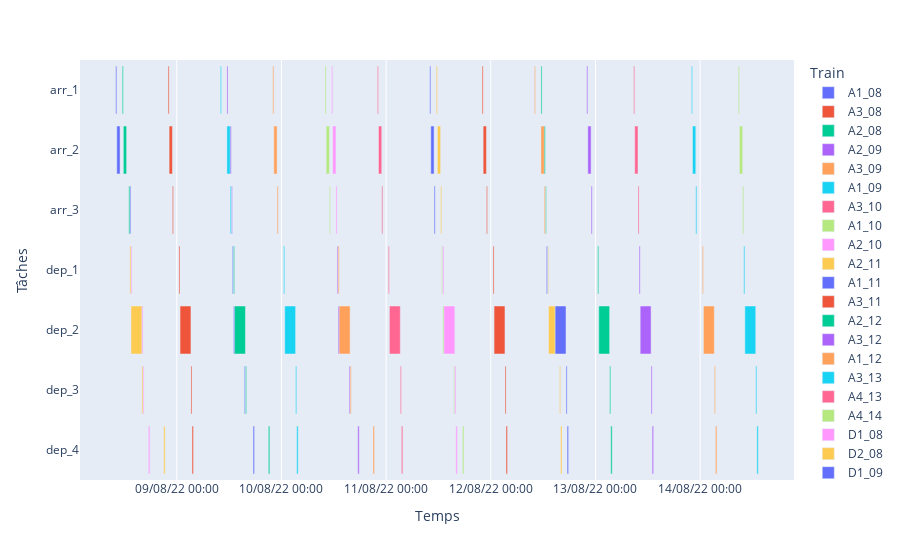

This figure's notebook cell:
### Code cell
visualisation_gantt(t_arr,t_dep,monday).show()

### Figure 1 — Plotly figure (JSON) as saved in the notebook; plotly's stock layout.template omitted (floating-point values rounded to 4 significant figures)
{"data": [{"base": ["2022-08-08T10:00:00.000000000", "2022-08-08T10:15:00.000000000", "2022-08-08T13:15:00.000000000"], "hovertemplate": "Train=A1_08<br>Start=%{base}<br>Finish=%{x}<br>Tâches=%{y}<extra></extra>", "legendgroup": "A1_08", "marker": {"color": "#636efa", "pattern": {"shape": ""}}, "name": "A1_08", "orientation": "h", "showlegend": true, "textposition": "auto", "type": "bar", "x": [900000, 2700000, 900000], "xaxis": "x", "y": ["arr_1", "arr_2", "arr_3"], "yaxis": "y"}, {"base": ["2022-08-08T22:00:00.000000000", "2022-08-08T22:15:00.000000000", "2022-08-08T23:00:00.000000000"], "hovertemplate": "Train=A3_08<br>Start=%{base}<br>Finish=%{x}<br>Tâches=%{y}<extra></extra>", "legendgroup": "A3_08", "marker": {"color": "#EF553B", "pattern": {"shape": ""}}, "name": "A3_08", "orientation": "h", "showlegend": true, "textposition": "auto", "type": "bar", "x": [900000, 2700000, 900000], "xaxis": "x", "y": ["arr_1", "arr_2", "arr_3"], "yaxis": "y"}, {"base": ["2022-08-08T11:30:00.000000000", "2022-08-08T11:45:00.000000000", "2022-08-08T13:00:00.000000000"], "hovertemplate": "Train=A2_08<br>Start=%{base}<br>Finish=%{x}<br>Tâches=%{y}<extra></extra>", "legendgroup": "A2_08", "marker": {"color": "#00cc96", "pattern": {"shape": ""}}, "name": "A2_08", "orientation": "h", "showlegend": true, "textposition": "auto", "type": "bar", "x": [900000, 2700000, 900000], "xaxis": "x", "y": ["arr_1", "arr_2", "arr_3"], "yaxis": "y"}, {"base": ["2022-08-09T11:30:00.000000000", "2022-08-09T11:45:00.000000000", "2022-08-09T12:30:00.000000000"], "hovertemplate": "Train=A2_09<br>Start=%{base}<br>Finish=%{x}<br>Tâches=%{y}<extra></extra>", "legendgroup": "A2_09", "marker": {"color": "#ab63fa", "pattern": {"shape": ""}}, "name": "A2_09", "orientation": "h", "showlegend": true, "textposition": "auto", "type": "bar", "x": [900000, 2700000, 900000], "xaxis": "x", "y": ["arr_1", "arr_2", "arr_3"], "yaxis": "y"}, {"base": ["2022-08-09T22:00:00.000000000", "2022-08-09T22:15:00.000000000", "2022-08-09T23:00:00.000000000"], "hovertemplate": "Train=A3_09<br>Start=%{base}<br>Finish=%{x}<br>Tâches=%{y}<extra></extra>", "legendgroup": "A3_09", "marker": {"color": "#FFA15A", "pattern": {"shape": ""}}, "name": "A3_09", "orientation": "h", "showlegend": true, "textposition": "auto", "type": "bar", "x": [900000, 2700000, 900000], "xaxis": "x", "y": ["arr_1", "arr_2", "arr_3"], "yaxis": "y"}, {"base": ["2022-08-09T10:00:00.000000000", "2022-08-09T11:30:00.000000000", "2022-08-09T12:15:00.000000000"], "hovertemplate": "Train=A1_09<br>Start=%{base}<br>Finish=%{x}<br>Tâches=%{y}<extra></extra>", "legendgroup": "A1_09", "marker": {"color": "#19d3f3", "pattern": {"shape": ""}}, "name": "A1_09", "orientation": "h", "showlegend": true, "textposition": "auto", "type": "bar", "x": [900000, 2700000, 900000], "xaxis": "x", "y": ["arr_1", "arr_2", "arr_3"], "yaxis": "y"}, {"base": ["2022-08-10T22:00:00.000000000", "2022-08-10T22:15:00.000000000", "2022-08-10T23:00:00.000000000"], "hovertemplate": "Train=A3_10<br>Start=%{base}<br>Finish=%{x}<br>Tâches=%{y}<extra></extra>", "legendgroup": "A3_10", "marker": {"color": "#FF6692", "pattern": {"shape": ""}}, "name": "A3_10", "orientation": "h", "showlegend": true, "textposition": "auto", "type": "bar", "x": [900000, 2700000, 900000], "xaxis": "x", "y": ["arr_1", "arr_2", "arr_3"], "yaxis": "y"}, {"base": ["2022-08-10T10:00:00.000000000", "2022-08-10T10:15:00.000000000", "2022-08-10T11:00:00.000000000"], "hovertemplate": "Train=A1_10<br>Start=%{base}<br>Finish=%{x}<br>Tâches=%{y}<extra></extra>", "legendgroup": "A1_10", "marker": {"color": "#B6E880", "pattern": {"shape": ""}}, "name": "A1_10", "orientation": "h", "showlegend": true, "textposition": "auto", "type": "bar", "x": [900000, 2700000, 900000], "xaxis": "x", "y": ["arr_1", "arr_2", "arr_3"], "yaxis": "y"}, {"base": ["2022-08-10T11:30:00.000000000", "2022-08-10T11:45:00.000000000", "2022-08-10T12:30:00.000000000"], "hovertemplate": "Train=A2_10<br>Start=%{base}<br>Finish=%{x}<br>Tâches=%{y}<extra></extra>", "legendgroup": "A2_10", "marker": {"color": "#FF97FF", "pattern": {"shape": ""}}, "name": "A2_10", "orientation": "h", "showlegend": true, "textposition": "auto", "type": "bar", "x": [900000, 2700000, 900000], "xaxis": "x", "y": ["arr_1", "arr_2", "arr_3"], "yaxis": "y"}, {"base": ["2022-08-11T11:30:00.000000000", "2022-08-11T11:45:00.000000000", "2022-08-11T12:30:00.000000000"], "hovertemplate": "Train=A2_11<br>Start=%{base}<br>Finish=%{x}<br>Tâches=%{y}<extra></extra>", "legendgroup": "A2_11", "marker": {"color": "#FECB52", "pattern": {"shape": ""}}, "name": "A2_11", "orientation": "h", "showlegend": true, "textposition": "auto", "type": "bar", "x": [900000, 2700000, 900000], "xaxis": "x", "y": ["arr_1", "arr_2", "arr_3"], "yaxis": "y"}, {"base": ["2022-08-11T10:00:00.000000000", "2022-08-11T10:15:00.000000000", "2022-08-11T11:00:00.000000000"], "hovertemplate": "Train=A1_11<br>Start=%{base}<br>Finish=%{x}<br>Tâches=%{y}<extra></extra>", "legendgroup": "A1_11", "marker": {"color": "#636efa", "pattern": {"shape": ""}}, "name": "A1_11", "orientation": "h", "showlegend": true, "textposition": "auto", "type": "bar", "x": [900000, 2700000, 900000], "xaxis": "x", "y": ["arr_1", "arr_2", "arr_3"], "yaxis": "y"}, {"base": ["2022-08-11T22:00:00.000000000", "2022-08-11T22:15:00.000000000", "2022-08-11T23:00:00.000000000"], "hovertemplate": "Train=A3_11<br>Start=%{base}<br>Finish=%{x}<br>Tâches=%{y}<extra></extra>", "legendgroup": "A3_11", "marker": {"color": "#EF553B", "pattern": {"shape": ""}}, "name": "A3_11", "orientation": "h", "showlegend": true, "textposition": "auto", "type": "bar", "x": [900000, 2700000, 900000], "xaxis": "x", "y": ["arr_1", "arr_2", "arr_3"], "yaxis": "y"}, {"base": ["2022-08-12T11:30:00.000000000", "2022-08-12T11:45:00.000000000", "2022-08-12T12:30:00.000000000"], "hovertemplate": "Train=A2_12<br>Start=%{base}<br>Finish=%{x}<br>Tâches=%{y}<extra></extra>", "legendgroup": "A2_12", "marker": {"color": "#00cc96", "pattern": {"shape": ""}}, "name": "A2_12", "orientation": "h", "showlegend": true, "textposition": "auto", "type": "bar", "x": [900000, 2700000, 900000], "xaxis": "x", "y": ["arr_1", "arr_2", "arr_3"], "yaxis": "y"}, {"base": ["2022-08-12T22:00:00.000000000", "2022-08-12T22:15:00.000000000", "2022-08-12T23:00:00.000000000"], "hovertemplate": "Train=A3_12<br>Start=%{base}<br>Finish=%{x}<br>Tâches=%{y}<extra></extra>", "legendgroup": "A3_12", "marker": {"color": "#ab63fa", "pattern": {"shape": ""}}, "name": "A3_12", "orientation": "h", "showlegend": true, "textposition": "auto", "type": "bar", "x": [900000, 2700000, 900000], "xaxis": "x", "y": ["arr_1", "arr_2", "arr_3"], "yaxis": "y"}, {"base": ["2022-08-12T10:00:00.000000000", "2022-08-12T11:30:00.000000000", "2022-08-12T12:15:00.000000000"], "hovertemplate": "Train=A1_12<br>Start=%{base}<br>Finish=%{x}<br>Tâches=%{y}<extra></extra>", "legendgroup": "A1_12", "marker": {"color": "#FFA15A", "pattern": {"shape": ""}}, "name": "A1_12", "orientation": "h", "showlegend": true, "textposition": "auto", "type": "bar", "x": [900000, 2700000, 900000], "xaxis": "x", "y": ["arr_1", "arr_2", "arr_3"], "yaxis": "y"}, {"base": ["2022-08-13T22:00:00.000000000", "2022-08-13T22:15:00.000000000", "2022-08-13T23:00:00.000000000"], "hovertemplate": "Train=A3_13<br>Start=%{base}<br>Finish=%{x}<br>Tâches=%{y}<extra></extra>", "legendgroup": "A3_13", "marker": {"color": "#19d3f3", "pattern": {"shape": ""}}, "name": "A3_13", "orientation": "h", "showlegend": true, "textposition": "auto", "type": "bar", "x": [900000, 2700000, 900000], "xaxis": "x", "y": ["arr_1", "arr_2", "arr_3"], "yaxis": "y"}, {"base": ["2022-08-13T08:45:00.000000000", "2022-08-13T09:00:00.000000000", "2022-08-13T09:45:00.000000000"], "hovertemplate": "Train=A4_13<br>Start=%{base}<br>Finish=%{x}<br>Tâches=%{y}<extra></extra>", "legendgroup": "A4_13", "marker": {"color": "#FF6692", "pattern": {"shape": ""}}, "name": "A4_13", "orientation": "h", "showlegend": true, "textposition": "auto", "type": "bar", "x": [900000, 2700000, 900000], "xaxis": "x", "y": ["arr_1", "arr_2", "arr_3"], "yaxis": "y"}, {"base": ["2022-08-14T08:45:00.000000000", "2022-08-14T09:00:00.000000000", "2022-08-14T09:45:00.000000000"], "hovertemplate": "Train=A4_14<br>Start=%{base}<br>Finish=%{x}<br>Tâches=%{y}<extra></extra>", "legendgroup": "A4_14", "marker": {"color": "#B6E880", "pattern": {"shape": ""}}, "name": "A4_14", "orientation": "h", "showlegend": true, "textposition": "auto", "type": "bar", "x": [900000, 2700000, 900000], "xaxis": "x", "y": ["arr_1", "arr_2", "arr_3"], "yaxis": "y"}, {"base": ["2022-08-08T13:30:00.000000000", "2022-08-08T13:45:00.000000000", "2022-08-08T16:15:00.000000000", "2022-08-08T17:30:00.000000000"], "hovertemplate": "Train=D1_08<br>Start=%{base}<br>Finish=%{x}<br>Tâches=%{y}<extra></extra>", "legendgroup": "D1_08", "marker": {"color": "#FF97FF", "pattern": {"shape": ""}}, "name": "D1_08", "orientation": "h", "showlegend": true, "textposition": "auto", "type": "bar", "x": [900000, 9000000, 900000, 1200000], "xaxis": "x", "y": ["dep_1", "dep_2", "dep_3", "dep_4"], "yaxis": "y"}, {"base": ["2022-08-08T13:15:00.000000000", "2022-08-08T13:30:00.000000000", "2022-08-08T16:00:00.000000000", "2022-08-08T21:00:00.000000000"], "hovertemplate": "Train=D2_08<br>Start=%{base}<br>Finish=%{x}<br>Tâches=%{y}<extra></extra>", "legendgroup": "D2_08", "marker": {"color": "#FECB52", "pattern": {"shape": ""}}, "name": "D2_08", "orientation": "h", "showlegend": true, "textposition": "auto", "type": "bar", "x": [900000, 9000000, 900000, 1200000], "xaxis": "x", "y": ["dep_1", "dep_2", "dep_3", "dep_4"], "yaxis": "y"}, {"base": ["2022-08-09T12:45:00.000000000", "2022-08-09T13:00:00.000000000", "2022-08-09T15:30:00.000000000", "2022-08-09T17:30:00.000000000"], "hovertemplate": "Train=D1_09<br>Start=%{base}<br>Finish=%{x}<br>Tâches=%{y}<extra></extra>", "legendgroup": "D1_09", "marker": {"color": "#636efa", "pattern": {"shape": ""}}, "name": "D1_09", "orientation": "h", "showlegend": true, "textposition": "auto", "type": "bar", "x": [900000, 9000000, 900000, 1200000], "xaxis": "x", "y": ["dep_1", "dep_2", "dep_3", "dep_4"], "yaxis": "y"}, {"base": ["2022-08-09T00:30:00.000000000", "2022-08-09T00:45:00.000000000", "2022-08-09T03:15:00.000000000", "2022-08-09T03:30:00.000000000"], "hovertemplate": "Train=D3_09<br>Start=%{base}<br>Finish=%{x}<br>Tâches=%{y}<extra></extra>", "legendgroup": "D3_09", "marker": {"color": "#EF553B", "pattern": {"shape": ""}}, "name": "D3_09", "orientation": "h", "showlegend": true, "textposition": "auto", "type": "bar", "x": [900000, 9000000, 900000, 1200000], "xaxis": "x", "y": ["dep_1", "dep_2", "dep_3", "dep_4"], "yaxis": "y"}, {"base": ["2022-08-09T13:00:00.000000000", "2022-08-09T13:15:00.000000000", "2022-08-09T15:45:00.000000000", "2022-08-09T21:00:00.000000000"], "hovertemplate": "Train=D2_09<br>Start=%{base}<br>Finish=%{x}<br>Tâches=%{y}<extra></extra>", "legendgroup": "D2_09", "marker": {"color": "#00cc96", "pattern": {"shape": ""}}, "name": "D2_09", "orientation": "h", "showlegend": true, "textposition": "auto", "type": "bar", "x": [900000, 9000000, 900000, 1200000], "xaxis": "x", "y": ["dep_1", "dep_2", "dep_3", "dep_4"], "yaxis": "y"}, {"base": ["2022-08-10T12:45:00.000000000", "2022-08-10T13:00:00.000000000", "2022-08-10T15:30:00.000000000", "2022-08-10T17:30:00.000000000"], "hovertemplate": "Train=D1_10<br>Start=%{base}<br>Finish=%{x}<br>Tâches=%{y}<extra></extra>", "legendgroup": "D1_10", "marker": {"color": "#ab63fa", "pattern": {"shape": ""}}, "name": "D1_10", "orientation": "h", "showlegend": true, "textposition": "auto", "type": "bar", "x": [900000, 9000000, 900000, 1200000], "xaxis": "x", "y": ["dep_1", "dep_2", "dep_3", "dep_4"], "yaxis": "y"}, {"base": ["2022-08-10T13:00:00.000000000", "2022-08-10T13:15:00.000000000", "2022-08-10T15:45:00.000000000", "2022-08-10T21:00:00.000000000"], "hovertemplate": "Train=D2_10<br>Start=%{base}<br>Finish=%{x}<br>Tâches=%{y}<extra></extra>", "legendgroup": "D2_10", "marker": {"color": "#FFA15A", "pattern": {"shape": ""}}, "name": "D2_10", "orientation": "h", "showlegend": true, "textposition": "auto", "type": "bar", "x": [900000, 9000000, 900000, 1200000], "xaxis": "x", "y": ["dep_1", "dep_2", "dep_3", "dep_4"], "yaxis": "y"}, {"base": ["2022-08-10T00:30:00.000000000", "2022-08-10T00:45:00.000000000", "2022-08-10T03:15:00.000000000", "2022-08-10T03:30:00.000000000"], "hovertemplate": "Train=D3_10<br>Start=%{base}<br>Finish=%{x}<br>Tâches=%{y}<extra></extra>", "legendgroup": "D3_10", "marker": {"color": "#19d3f3", "pattern": {"shape": ""}}, "name": "D3_10", "orientation": "h", "showlegend": true, "textposition": "auto", "type": "bar", "x": [900000, 9000000, 900000, 1200000], "xaxis": "x", "y": ["dep_1", "dep_2", "dep_3", "dep_4"], "yaxis": "y"}, {"base": ["2022-08-11T00:30:00.000000000", "2022-08-11T00:45:00.000000000", "2022-08-11T03:15:00.000000000", "2022-08-11T03:30:00.000000000"], "hovertemplate": "Train=D3_11<br>Start=%{base}<br>Finish=%{x}<br>Tâches=%{y}<extra></extra>", "legendgroup": "D3_11", "marker": {"color": "#FF6692", "pattern": {"shape": ""}}, "name": "D3_11", "orientation": "h", "showlegend": true, "textposition": "auto", "type": "bar", "x": [900000, 9000000, 900000, 1200000], "xaxis": "x", "y": ["dep_1", "dep_2", "dep_3", "dep_4"], "yaxis": "y"}, {"base": ["2022-08-11T12:45:00.000000000", "2022-08-11T13:00:00.000000000", "2022-08-11T15:30:00.000000000", "2022-08-11T17:30:00.000000000"], "hovertemplate": "Train=D1_11<br>Start=%{base}<br>Finish=%{x}<br>Tâches=%{y}<extra></extra>", "legendgroup": "D1_11", "marker": {"color": "#B6E880", "pattern": {"shape": ""}}, "name": "D1_11", "orientation": "h", "showlegend": true, "textposition": "auto", "type": "bar", "x": [900000, 9000000, 900000, 1200000], "xaxis": "x", "y": ["dep_1", "dep_2", "dep_3", "dep_4"], "yaxis": "y"}, {"base": ["2022-08-11T13:00:00.000000000", "2022-08-11T13:15:00.000000000", "2022-08-11T15:45:00.000000000", "2022-08-11T16:00:00.000000000"], "hovertemplate": "Train=D2_11<br>Start=%{base}<br>Finish=%{x}<br>Tâches=%{y}<extra></extra>", "legendgroup": "D2_11", "marker": {"color": "#FF97FF", "pattern": {"shape": ""}}, "name": "D2_11", "orientation": "h", "showlegend": true, "textposition": "auto", "type": "bar", "x": [900000, 9000000, 900000, 1200000], "xaxis": "x", "y": ["dep_1", "dep_2", "dep_3", "dep_4"], "yaxis": "y"}, {"base": ["2022-08-12T13:00:00.000000000", "2022-08-12T13:15:00.000000000", "2022-08-12T15:45:00.000000000", "2022-08-12T16:00:00.000000000"], "hovertemplate": "Train=D2_12<br>Start=%{base}<br>Finish=%{x}<br>Tâches=%{y}<extra></extra>", "legendgroup": "D2_12", "marker": {"color": "#FECB52", "pattern": {"shape": ""}}, "name": "D2_12", "orientation": "h", "showlegend": true, "textposition": "auto", "type": "bar", "x": [900000, 9000000, 900000, 1200000], "xaxis": "x", "y": ["dep_1", "dep_2", "dep_3", "dep_4"], "yaxis": "y"}, {"base": ["2022-08-12T12:45:00.000000000", "2022-08-12T14:45:00.000000000", "2022-08-12T17:15:00.000000000", "2022-08-12T17:30:00.000000000"], "hovertemplate": "Train=D1_12<br>Start=%{base}<br>Finish=%{x}<br>Tâches=%{y}<extra></extra>", "legendgroup": "D1_12", "marker": {"color": "#636efa", "pattern": {"shape": ""}}, "name": "D1_12", "orientation": "h", "showlegend": true, "textposition": "auto", "type": "bar", "x": [900000, 9000000, 900000, 1200000], "xaxis": "x", "y": ["dep_1", "dep_2", "dep_3", "dep_4"], "yaxis": "y"}, {"base": ["2022-08-12T00:30:00.000000000", "2022-08-12T00:45:00.000000000", "2022-08-12T03:15:00.000000000", "2022-08-12T03:30:00.000000000"], "hovertemplate": "Train=D3_12<br>Start=%{base}<br>Finish=%{x}<br>Tâches=%{y}<extra></extra>", "legendgroup": "D3_12", "marker": {"color": "#EF553B", "pattern": {"shape": ""}}, "name": "D3_12", "orientation": "h", "showlegend": true, "textposition": "auto", "type": "bar", "x": [900000, 9000000, 900000, 1200000], "xaxis": "x", "y": ["dep_1", "dep_2", "dep_3", "dep_4"], "yaxis": "y"}, {"base": ["2022-08-13T00:30:00.000000000", "2022-08-13T00:45:00.000000000", "2022-08-13T03:15:00.000000000", "2022-08-13T03:30:00.000000000"], "hovertemplate": "Train=D3_13<br>Start=%{base}<br>Finish=%{x}<br>Tâches=%{y}<extra></extra>", "legendgroup": "D3_13", "marker": {"color": "#00cc96", "pattern": {"shape": ""}}, "name": "D3_13", "orientation": "h", "showlegend": true, "textposition": "auto", "type": "bar", "x": [900000, 9000000, 900000, 1200000], "xaxis": "x", "y": ["dep_1", "dep_2", "dep_3", "dep_4"], "yaxis": "y"}, {"base": ["2022-08-13T10:00:00.000000000", "2022-08-13T10:15:00.000000000", "2022-08-13T12:45:00.000000000", "2022-08-13T13:00:00.000000000"], "hovertemplate": "Train=D4_13<br>Start=%{base}<br>Finish=%{x}<br>Tâches=%{y}<extra></extra>", "legendgroup": "D4_13", "marker": {"color": "#ab63fa", "pattern": {"shape": ""}}, "name": "D4_13", "orientation": "h", "showlegend": true, "textposition": "auto", "type": "bar", "x": [900000, 9000000, 900000, 1200000], "xaxis": "x", "y": ["dep_1", "dep_2", "dep_3", "dep_4"], "yaxis": "y"}, {"base": ["2022-08-14T00:30:00.000000000", "2022-08-14T00:45:00.000000000", "2022-08-14T03:15:00.000000000", "2022-08-14T03:30:00.000000000"], "hovertemplate": "Train=D3_14<br>Start=%{base}<br>Finish=%{x}<br>Tâches=%{y}<extra></extra>", "legendgroup": "D3_14", "marker": {"color": "#FFA15A", "pattern": {"shape": ""}}, "name": "D3_14", "orientation": "h", "showlegend": true, "textposition": "auto", "type": "bar", "x": [900000, 9000000, 900000, 1200000], "xaxis": "x", "y": ["dep_1", "dep_2", "dep_3", "dep_4"], "yaxis": "y"}, {"base": ["2022-08-14T10:00:00.000000000", "2022-08-14T10:15:00.000000000", "2022-08-14T12:45:00.000000000", "2022-08-14T13:00:00.000000000"], "hovertemplate": "Train=D4_14<br>Start=%{base}<br>Finish=%{x}<br>Tâches=%{y}<extra></extra>", "legendgroup": "D4_14", "marker": {"color": "#19d3f3", "pattern": {"shape": ""}}, "name": "D4_14", "orientation": "h", "showlegend": true, "textposition": "auto", "type": "bar", "x": [900000, 9000000, 900000, 1200000], "xaxis": "x", "y": ["dep_1", "dep_2", "dep_3", "dep_4"], "yaxis": "y"}], "layout": {"barmode": "overlay", "legend": {"title": {"text": "Train"}, "tracegroupgap": 0}, "margin": {"t": 60}, "xaxis": {"anchor": "y", "domain": [0, 1], "tickformat": "%d/%m/%y %H:%M", "title": {"text": "Temps"}, "type": "date"}, "yaxis": {"anchor": "x", "categoryarray": ["dep_4", "dep_3", "dep_2", "dep_1", "arr_3", "arr_2", "arr_1"], "categoryorder": "array", "domain": [0, 1], "title": {"text": "Tâches"}}}}
